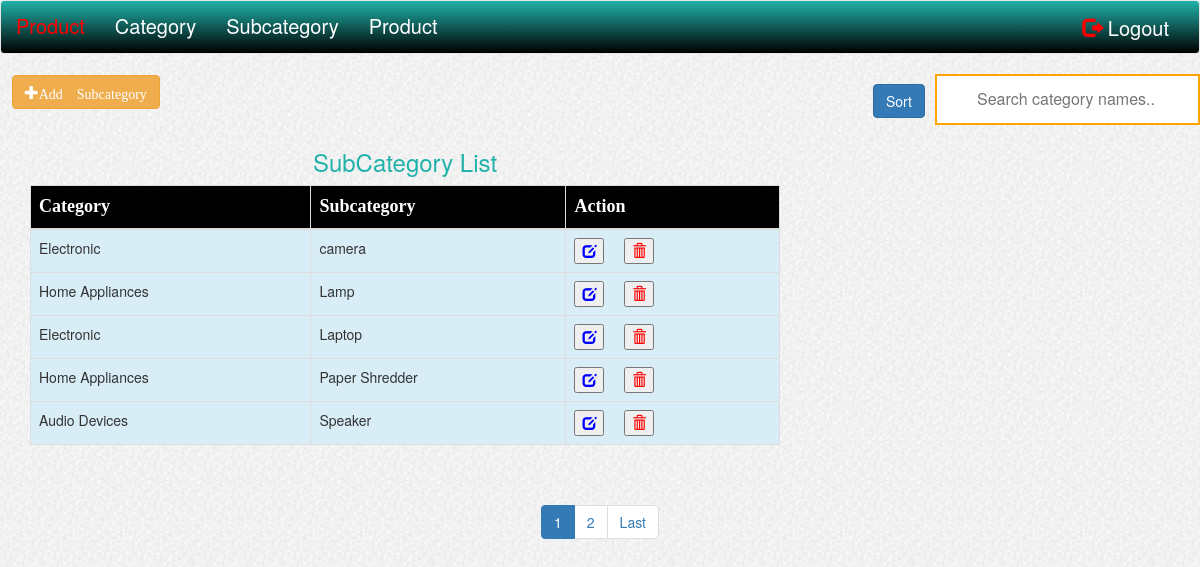
The app's page /subcategory_list.php (signed in) with its own data.
### tables this page shows
CREATE TABLE `subcat_cat` (
  `category_id` int(10) NOT NULL,
  `subcategory_id` int(10) NOT NULL
);

CREATE TABLE `category` (
  `category_id` int(10) NOT NULL,
  `category_name` varchar(45) NOT NULL
);

CREATE TABLE `subcategory` (
  `subcategory_id` int(10) NOT NULL,
  `subcategory_name` varchar(45) NOT NULL
);

### subcategory_list.php (the view, shortened to what this page needs)
<?php
include("header.php");
      ?>
   <input type="text" id="myInput" onkeyup="myFunction()" placeholder="Search category names.." title="Type in a name" style="float:right;  border:2px solid orange;">&nbsp;&nbsp;
  <button id="sort" class="btn btn-primary"onclick="sortTable()"style="float:right;margin-right:10px;margin-top:10px;">Sort</button>
<button type="button" class="btn btn-warning glyphicon glyphicon-plus"  id="button1" data-toggle="modal" data-target="#subcat">Add Subcategory</button>
        <?php
          include("db-config.php");
        ?>
<div class="container">
 <div class="row">
  <div class="col-sm-2"></div>
  <div class="col-sm-8">
<br>
<div id="Edit">
<div class="table table-responsive" id="subtable">
  <h3 class="text-center" id="list">SubCategory List</h3>
<table class="table table-bordered" id="myTable" style="width: 100%;">
<thead>
  <tr id="table">
  <th>Category</th>
   <th>Subcategory</th>
  <th>Action</th>
  </tr>
</thead>
<tbody>
<?php
$showRecordPerPage = 5;
if(isset($_GET['page']) && !empty($_GET['page'])){
$currentPage = $_GET['page'];
}else{
$currentPage = 1;
}
$startFrom = ($currentPage * $showRecordPerPage) - $showRecordPerPage;
$totalsql = "SELECT * FROM subcat_cat";
$allproductResult = mysqli_query($conn, $totalsql);
$totalproduct = mysqli_num_rows($allproductResult);
$lastPage = ceil($totalproduct/$showRecordPerPage);
$nextPage = $currentPage + 1;
$catsubcat="SELECT * FROM subcat_cat LIMIT $startFrom, $showRecordPerPage";
$sql=mysqli_query($conn, $catsubcat);
  while($row = $sql->fetch_assoc()) {
    echo "<tr class='info'>";
     $catname="SELECT category_name  FROM category where category_id=".$row['category_id'];
     $sql1=mysqli_query($conn, $catname);
     $rowcatname=mysqli_fetch_assoc($sql1);
      $subcatname="SELECT subcategory_name  FROM subcategory where subcategory_id=".$row['subcategory_id'];
      $sql2=mysqli_query($conn, $subcatname);
      $rowsubcatname=mysqli_fetch_assoc($sql2);
       echo"<td>".$rowcatname['category_name']."</td>";
     echo"<td>".$rowsubcatname['subcategory_name']."</td>";
    echo"<td><button id='".$row['subcategory_id']."' class='editsub'><span class='glyphicon glyphicon-edit' id='edit'></span></button> &nbsp;&nbsp&nbsp;&nbsp";
    echo"<button id='".$row['subcategory_id']."' class='deletesub'><span class='glyphicon glyphicon-trash' id='delete'></span></button></td>";
    echo"</tr>";
  }
?>
 </tbody>
</table>
</div>
</div>
</div>
<div class="col-sm-2"></div>
</div>
</div>
<nav aria-label="Page navigation" class="text-center" id="paginationsub">
<ul class="pagination">
<li class="page-item active"><a class="page-link" href="?page=<?php echo $currentPage ?>"><?php echo $currentPage ?></a></li>
<?php if($currentPage != $lastPage) { ?>
<li class="page-item"><a class="page-link" href="?page=<?php echo $nextPage ?>"><?php echo $nextPage ?></a></li>
<li class="page-item">
<a class="page-link" href="?page=<?php echo $lastPage ?>" aria-label="Next">
<span aria-hidden="true">Last</span>
</a>
</li>
<?php } ?>
</ul>
</nav>
<?php
  include("footer.php");
?>

### header.php (shortened to what this page needs)
<!DOCTYPE html>
<html>
<head>
	<link rel="stylesheet"  href="https://maxcdn.bootstrapcdn.com/bootstrap/3.3.6/css/bootstrap.min.css">
    <link href="https://stackpath.bootstrapcdn.com/font-awesome/4.7.0/css/font-awesome.min.css" rel="stylesheet">
    <link rel="stylesheet" href="css/style.css">
</head>
<body background="bg.jpg">
		<div class="container-fluid">
		<div class="row">
		<nav class="navbar navbar-default" id="one">
  		<div class="container-fluid">
  	    <div class="navbar-header">
        <a class="navbar-brand" href="main.php" id="web" style="font-size:20px;">Product</a>
        </div>
         <div class="collapse navbar-collapse" id="myNavbar">
        <ul class="nav navbar-nav">
        <li><a href="category_list.php" id="two">Category</a></li>
        <li><a href="subcategory_list.php" id="two">Subcategory</a></li>
        <li><a href="product_list.php" id="two">Product</a></li>
        </ul>
        <ul class="nav navbar-nav navbar-right">
        <li><a href="logout.php" id="two"><span class="glyphicon glyphicon-log-out" id="web"></span> Logout</a></li>
        </ul>
        </div>
        </nav>
	    </div>
	    </div>

### footer.php (shortened to what this page needs)
</body>
</html>

### css/style.css (style rules this page uses)
#one { background-image:linear-gradient(#20B2AA,black);min-height:50px;font-size: 20px; }
#two { color:white; text-decoration:none; }
#web { color: #FF0000; }
#delete { color:red; }
#edit { color:blue; }
#list { color:#20B2AA; }
#table { background: black; color: white; font-size: 18px; font-family: comic sans; padding: 20px; }

### sort.php (style rules this page uses)
* { box-sizing: border-box; }
#myInput { background-position: 10px 10px; background-repeat: no-repeat; width: auto; float:right; font-size: 16px; padding: 12px 20px 12px 40px; border: 1px solid #ddd; margin-bottom: 12px; }

### records on screen
subcat_cat: category.category_name "Electronic", subcategory_id.subcategory_name "camera"
subcat_cat: category.category_name "Home Appliances", subcategory_id.subcategory_name "Lamp"
subcat_cat: category.category_name "Electronic", subcategory_id.subcategory_name "Laptop"
subcat_cat: category.category_name "Home Appliances", subcategory_id.subcategory_name "Paper Shredder"
subcat_cat: category.category_name "Audio Devices", subcategory_id.subcategory_name "Speaker"

### other values on screen
$currentPage "1"
$nextPage "2"
